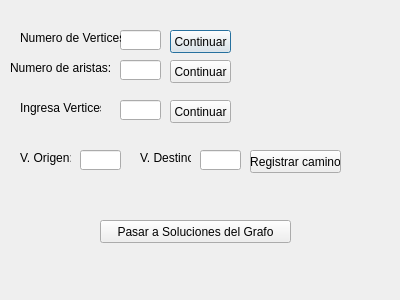
<?xml version="1.0" encoding="UTF-8"?>
<ui version="4.0">
 <class>Ingresar</class>
 <widget class="QDialog" name="Ingresar">
  <property name="geometry">
   <rect>
    <x>0</x>
    <y>0</y>
    <width>400</width>
    <height>300</height>
   </rect>
  </property>
  <property name="windowTitle">
   <string>Dialog</string>
  </property>
  <widget class="QLineEdit" name="Vertices_LineEdit">
   <property name="geometry">
    <rect>
     <x>120</x>
     <y>30</y>
     <width>41</width>
     <height>20</height>
    </rect>
   </property>
  </widget>
  <widget class="QLabel" name="Numero_V_label">
   <property name="geometry">
    <rect>
     <x>20</x>
     <y>30</y>
     <width>101</width>
     <height>16</height>
    </rect>
   </property>
   <property name="text">
    <string>Numero de Vertices:</string>
   </property>
  </widget>
  <widget class="QPushButton" name="Vertices_Submit">
   <property name="geometry">
    <rect>
     <x>170</x>
     <y>30</y>
     <width>61</width>
     <height>23</height>
    </rect>
   </property>
   <property name="text">
    <string>Continuar</string>
   </property>
  </widget>
  <widget class="QLabel" name="Aristas_label">
   <property name="geometry">
    <rect>
     <x>10</x>
     <y>60</y>
     <width>101</width>
     <height>16</height>
    </rect>
   </property>
   <property name="text">
    <string>Numero de aristas:</string>
   </property>
  </widget>
  <widget class="QLineEdit" name="Aristas_textEdit">
   <property name="geometry">
    <rect>
     <x>120</x>
     <y>60</y>
     <width>41</width>
     <height>20</height>
    </rect>
   </property>
  </widget>
  <widget class="QPushButton" name="Aristas_Submit">
   <property name="geometry">
    <rect>
     <x>170</x>
     <y>60</y>
     <width>61</width>
     <height>23</height>
    </rect>
   </property>
   <property name="text">
    <string>Continuar</string>
   </property>
  </widget>
  <widget class="QLabel" name="Ingresar_vertices_label">
   <property name="geometry">
    <rect>
     <x>20</x>
     <y>100</y>
     <width>81</width>
     <height>16</height>
    </rect>
   </property>
   <property name="text">
    <string>Ingresa Vertices:</string>
   </property>
  </widget>
  <widget class="QPushButton" name="Ingresar_V_submit">
   <property name="geometry">
    <rect>
     <x>170</x>
     <y>100</y>
     <width>61</width>
     <height>23</height>
    </rect>
   </property>
   <property name="text">
    <string>Continuar</string>
   </property>
  </widget>
  <widget class="QLabel" name="VOrigen_label">
   <property name="geometry">
    <rect>
     <x>20</x>
     <y>150</y>
     <width>51</width>
     <height>16</height>
    </rect>
   </property>
   <property name="text">
    <string>V. Origen:</string>
   </property>
  </widget>
  <widget class="QLabel" name="V_destino_label">
   <property name="geometry">
    <rect>
     <x>140</x>
     <y>150</y>
     <width>51</width>
     <height>16</height>
    </rect>
   </property>
   <property name="text">
    <string>V. Destino:</string>
   </property>
  </widget>
  <widget class="QLineEdit" name="V_origen_textEdit">
   <property name="geometry">
    <rect>
     <x>80</x>
     <y>150</y>
     <width>41</width>
     <height>20</height>
    </rect>
   </property>
  </widget>
  <widget class="QLineEdit" name="V_destino_EditText">
   <property name="geometry">
    <rect>
     <x>200</x>
     <y>150</y>
     <width>41</width>
     <height>20</height>
    </rect>
   </property>
  </widget>
  <widget class="QPushButton" name="Registrar_camino_submit">
   <property name="geometry">
    <rect>
     <x>250</x>
     <y>150</y>
     <width>91</width>
     <height>23</height>
    </rect>
   </property>
   <property name="text">
    <string>Registrar camino</string>
   </property>
  </widget>
  <widget class="QPushButton" name="Go_to_solution">
   <property name="geometry">
    <rect>
     <x>100</x>
     <y>220</y>
     <width>191</width>
     <height>23</height>
    </rect>
   </property>
   <property name="text">
    <string>Pasar a Soluciones del Grafo</string>
   </property>
  </widget>
  <widget class="QLineEdit" name="Ingresa_V_LineEdit">
   <property name="geometry">
    <rect>
     <x>120</x>
     <y>100</y>
     <width>41</width>
     <height>20</height>
    </rect>
   </property>
  </widget>
 </widget>
 <resources/>
 <connections>
  <connection>
   <sender>Vertices_Submit</sender>
   <signal>clicked()</signal>
   <receiver>Aristas_label</receiver>
   <slot>show()</slot>
   <hints>
    <hint type="sourcelabel">
     <x>194</x>
     <y>45</y>
    </hint>
    <hint type="destinationlabel">
     <x>11</x>
     <y>64</y>
    </hint>
   </hints>
  </connection>
  <connection>
   <sender>Vertices_Submit</sender>
   <signal>clicked()</signal>
   <receiver>Aristas_textEdit</receiver>
   <slot>show()</slot>
   <hints>
    <hint type="sourcelabel">
     <x>229</x>
     <y>41</y>
    </hint>
    <hint type="destinationlabel">
     <x>124</x>
     <y>63</y>
    </hint>
   </hints>
  </connection>
  <connection>
   <sender>Vertices_Submit</sender>
   <signal>clicked()</signal>
   <receiver>Aristas_Submit</receiver>
   <slot>show()</slot>
   <hints>
    <hint type="sourcelabel">
     <x>224</x>
     <y>41</y>
    </hint>
    <hint type="destinationlabel">
     <x>175</x>
     <y>61</y>
    </hint>
   </hints>
  </connection>
  <connection>
   <sender>Aristas_Submit</sender>
   <signal>clicked()</signal>
   <receiver>Ingresar_vertices_label</receiver>
   <slot>show()</slot>
   <hints>
    <hint type="sourcelabel">
     <x>203</x>
     <y>72</y>
    </hint>
    <hint type="destinationlabel">
     <x>24</x>
     <y>109</y>
    </hint>
   </hints>
  </connection>
  <connection>
   <sender>Aristas_Submit</sender>
   <signal>clicked()</signal>
   <receiver>Ingresar_V_submit</receiver>
   <slot>show()</slot>
   <hints>
    <hint type="sourcelabel">
     <x>226</x>
     <y>78</y>
    </hint>
    <hint type="destinationlabel">
     <x>175</x>
     <y>100</y>
    </hint>
   </hints>
  </connection>
  <connection>
   <sender>Ingresar_V_submit</sender>
   <signal>clicked()</signal>
   <receiver>VOrigen_label</receiver>
   <slot>show()</slot>
   <hints>
    <hint type="sourcelabel">
     <x>202</x>
     <y>110</y>
    </hint>
    <hint type="destinationlabel">
     <x>39</x>
     <y>153</y>
    </hint>
   </hints>
  </connection>
  <connection>
   <sender>Ingresar_V_submit</sender>
   <signal>clicked()</signal>
   <receiver>V_origen_textEdit</receiver>
   <slot>show()</slot>
   <hints>
    <hint type="sourcelabel">
     <x>225</x>
     <y>115</y>
    </hint>
    <hint type="destinationlabel">
     <x>90</x>
     <y>150</y>
    </hint>
   </hints>
  </connection>
  <connection>
   <sender>Ingresar_V_submit</sender>
   <signal>clicked()</signal>
   <receiver>Ingresar</receiver>
   <slot>show()</slot>
   <hints>
    <hint type="sourcelabel">
     <x>225</x>
     <y>119</y>
    </hint>
    <hint type="destinationlabel">
     <x>227</x>
     <y>148</y>
    </hint>
   </hints>
  </connection>
  <connection>
   <sender>Ingresar_V_submit</sender>
   <signal>clicked()</signal>
   <receiver>Registrar_camino_submit</receiver>
   <slot>show()</slot>
   <hints>
    <hint type="sourcelabel">
     <x>216</x>
     <y>115</y>
    </hint>
    <hint type="destinationlabel">
     <x>303</x>
     <y>153</y>
    </hint>
   </hints>
  </connection>
  <connection>
   <sender>Ingresar_V_submit</sender>
   <signal>clicked()</signal>
   <receiver>V_destino_label</receiver>
   <slot>show()</slot>
   <hints>
    <hint type="sourcelabel">
     <x>213</x>
     <y>104</y>
    </hint>
    <hint type="destinationlabel">
     <x>162</x>
     <y>151</y>
    </hint>
   </hints>
  </connection>
  <connection>
   <sender>Aristas_Submit</sender>
   <signal>clicked()</signal>
   <receiver>Ingresa_V_LineEdit</receiver>
   <slot>show()</slot>
   <hints>
    <hint type="sourcelabel">
     <x>215</x>
     <y>70</y>
    </hint>
    <hint type="destinationlabel">
     <x>134</x>
     <y>104</y>
    </hint>
   </hints>
  </connection>
  <connection>
   <sender>Ingresar_V_submit</sender>
   <signal>clicked()</signal>
   <receiver>V_destino_EditText</receiver>
   <slot>show()</slot>
   <hints>
    <hint type="sourcelabel">
     <x>226</x>
     <y>115</y>
    </hint>
    <hint type="destinationlabel">
     <x>217</x>
     <y>153</y>
    </hint>
   </hints>
  </connection>
 </connections>
</ui>
